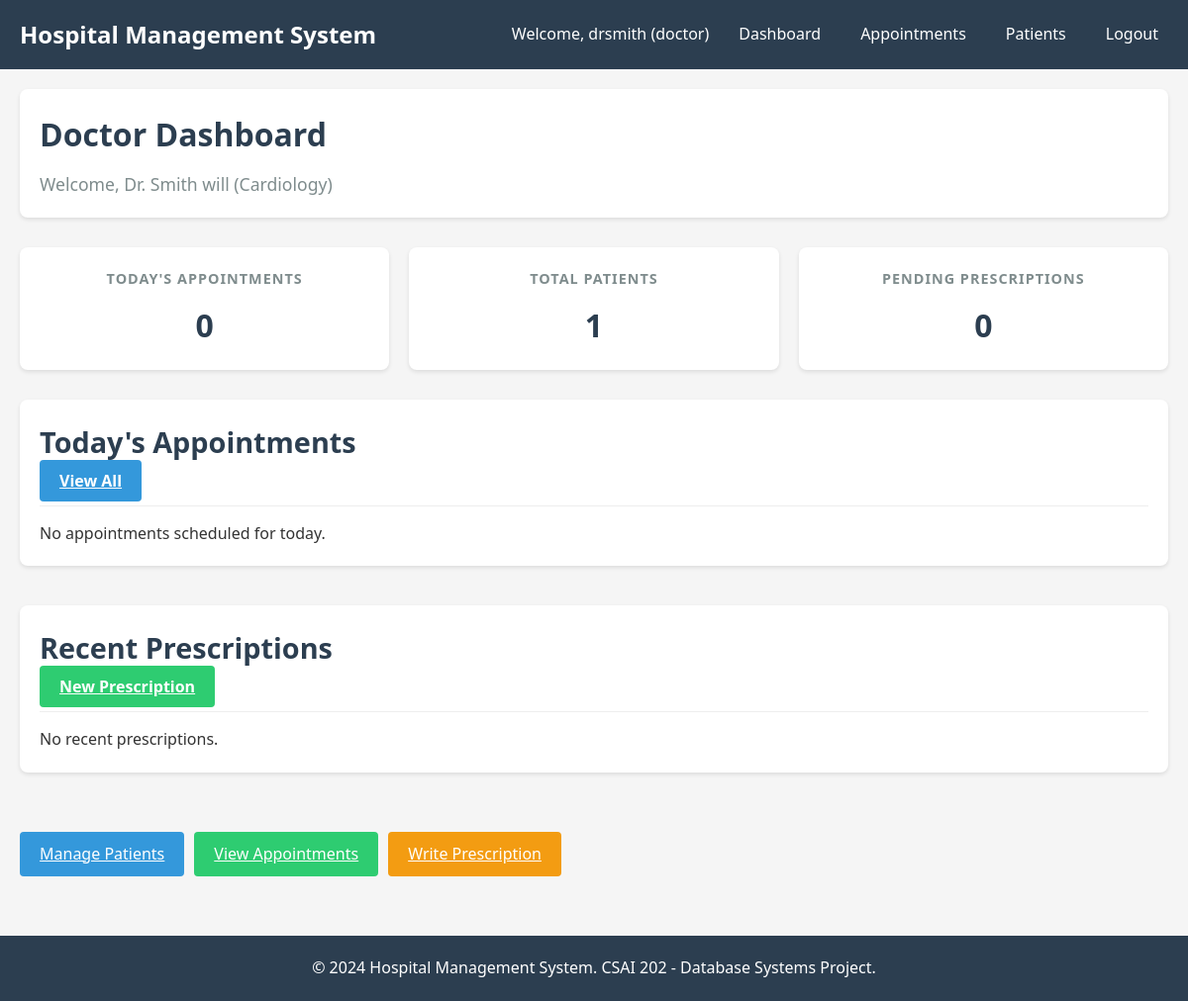
The page /doctor/dashboard (signed in) on the database as committed earlier.
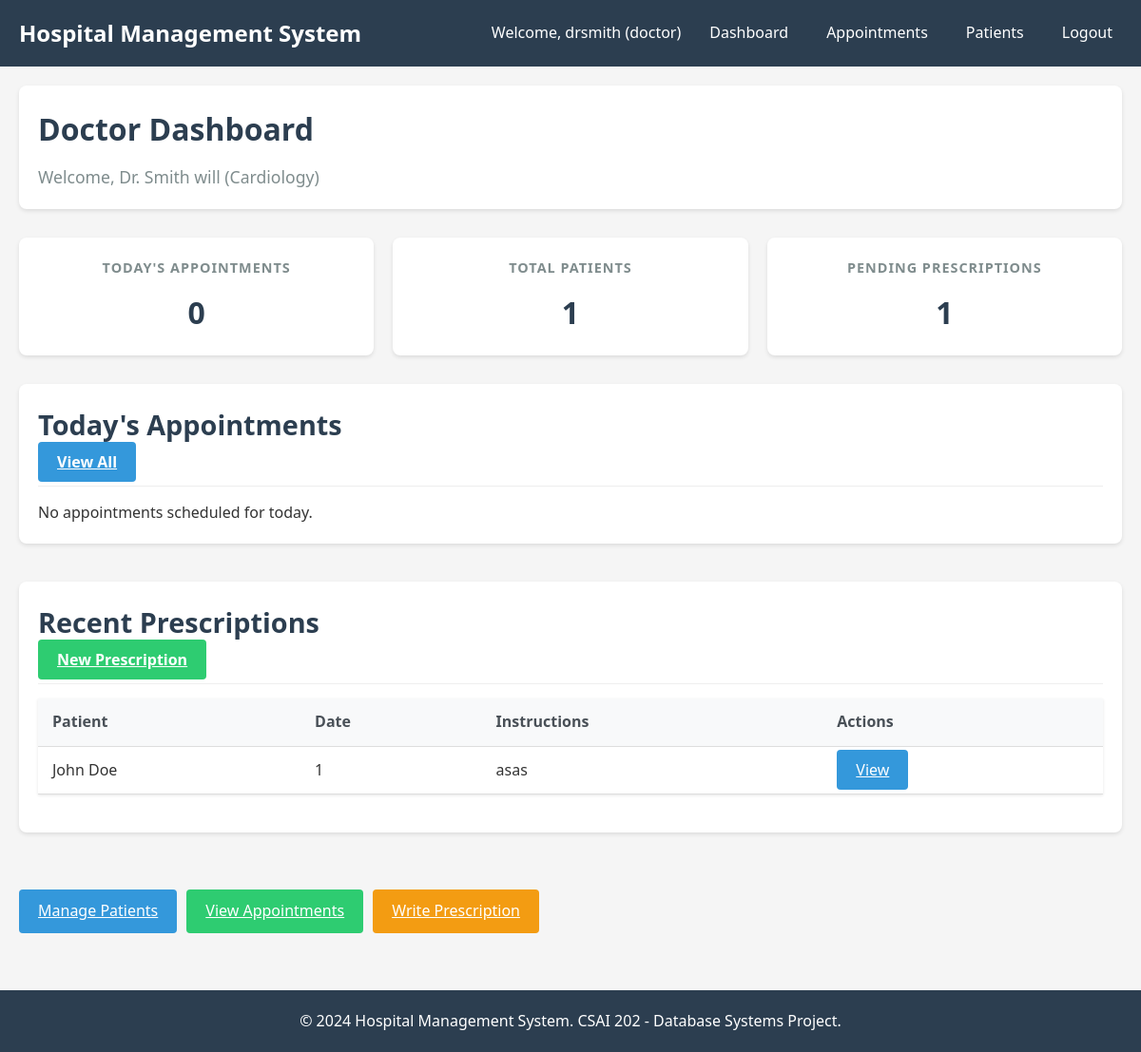
The same page on the database as committed later.
### models/prescription.py (models this page shows)
class Prescription(db.Model):
    __tablename__ = 'prescription'
    script_id = db.Column(db.Integer, primary_key=True)
    instructions = db.Column(db.Text)
    patient_id = db.Column(db.Integer, db.ForeignKey('patient.patient_id'))
    doc_id = db.Column(db.Integer, db.ForeignKey('doctor.doc_id'))
    appt_id = db.Column(db.Integer, db.ForeignKey('appointment.appt_id'))
    medications = db.relationship('Medication', secondary='prescription_medication', backref='prescriptions')

### models/patient.py (models this page shows)
class Patient(db.Model):
    __tablename__ = 'patient'
    patient_id = db.Column(db.Integer, primary_key=True)
    name = db.Column(db.String(100), nullable=False)
    phone = db.Column(db.String(20))
    date_of_birth = db.Column(db.Date)
    age = db.Column(db.Integer)
    previous_conditions = db.Column(db.Text)
    street = db.Column(db.String(100))
    city = db.Column(db.String(100))
    appointments = db.relationship('Appointment', backref='patient', lazy=True)
    medical_record = db.relationship('MedicalRecord', backref='patient', uselist=False)
    prescriptions = db.relationship('Prescription', backref='patient', lazy=True)
    lab_tests = db.relationship('LabTest', backref='patient', lazy=True)
    invoices = db.relationship('Invoice', backref='patient', lazy=True)

### controllers/doctor_controller.py (the view)
@doctor_bp.route('/dashboard')
@login_required
@doctor_required
def dashboard():
    doctor = Doctor.query.filter_by(user_id=current_user.user_id).first()
    today = date.today()
    appointments = Appointment.query.filter_by(doc_id=doctor.doc_id, date=today).all()
    recent_prescriptions = Prescription.query.filter_by(doc_id=doctor.doc_id).order_by(Prescription.script_id.desc()).limit(5).all()
    return render_template('doctor/dashboard.html', doctor=doctor, appointments=appointments, prescriptions=recent_prescriptions)

### models/user.py (called while the page is built)
    @property
    def is_admin(self):
        return self.role == 'admin'

    @property
    def is_doctor(self):
        return self.role == 'doctor'

### templates/doctor/dashboard.html (shortened to what this page needs)
{% extends "base.html" %}
{% block content %}
<div class="dashboard-header">
    <h1>Doctor Dashboard</h1>
    <p>Welcome, Dr. {{ doctor.name }} ({{ doctor.specialty }})</p>
</div>
<div class="dashboard-stats">
    <div class="stat-card">
        <h3>Today's Appointments</h3>
        <div class="number">{{ appointments|length }}</div>
    </div>
    <div class="stat-card">
        <h3>Total Patients</h3>
        <div class="number">{{ doctor.appointments|groupby('patient_id')|list|length }}</div>
    </div>
    <div class="stat-card">
        <h3>Pending Prescriptions</h3>
        <div class="number">{{ prescriptions|length }}</div>
    </div>
</div>
<div class="dashboard-sections">
    <div class="card">
        <div class="card-header">
            <h2>Today's Appointments</h2>
            <a href="{{ url_for('doctor.appointments') }}" class="btn btn-primary">View All</a>
        </div>
        {% if appointments %}
        <table class="table">
            <thead>
                <tr>
                    <th>Time</th>
                    <th>Patient</th>
                    <th>Type</th>
                    <th>Status</th>
                    <th>Actions</th>
                </tr>
            </thead>
            <tbody>
                {% for appointment in appointments %}
                <tr>
                    <td>{{ appointment.date.strftime('%I:%M %p') }}</td>
                    <td>{{ appointment.patient.name }}</td>
                    <td>{{ appointment.name }}</td>
                    <td>{{ appointment.status }}</td>
                    <td>
                        <a href="{{ url_for('appointment.view_appointment', appt_id=appointment.appt_id) }}" class="btn btn-primary btn-sm">View</a>
                    </td>
                </tr>
                {% endfor %}
            </tbody>
        </table>
        {% else %}
        <p>No appointments scheduled for today.</p>
        {% endif %}
    </div>
    <div class="card">
        <div class="card-header">
            <h2>Recent Prescriptions</h2>
            <a href="{{ url_for('doctor.new_prescription') }}" class="btn btn-success">New Prescription</a>
        </div>
        {% if prescriptions %}
        <table class="table">
            <thead>
                <tr>
                    <th>Patient</th>
                    <th>Date</th>
                    <th>Instructions</th>
                    <th>Actions</th>
                </tr>
            </thead>
            <tbody>
                {% for prescription in prescriptions %}
                <tr>
                    <td>{{ prescription.patient.name }}</td>
                    <td>{{ prescription.script_id }}</td>
                    <td>{{ prescription.instructions[:50] }}{% if prescription.instructions|length > 50 %}...{% endif %}</td>
                    <td>
                        <a href="#" class="btn btn-primary btn-sm">View</a>
                    </td>
                </tr>
                {% endfor %}
            </tbody>
        </table>
        {% else %}
        <p>No recent prescriptions.</p>
        {% endif %}
    </div>
    <div class="action-buttons">
        <a href="{{ url_for('doctor.patients') }}" class="btn btn-primary">Manage Patients</a>
        <a href="{{ url_for('doctor.appointments') }}" class="btn btn-success">View Appointments</a>
        <a href="{{ url_for('doctor.new_prescription') }}" class="btn btn-warning">Write Prescription</a>
    </div>
</div>
{% endblock %}

Rows that differ between the two databases and show on the page:
added Prescription: patient.name "John Doe", script_id "1", instructions "asas"
Other text that changed with them:
{{ prescriptions|length }}: "0" → "1"
text no longer shown: "No recent prescriptions."
text now shown: "Patient Date Instructions Actions"
